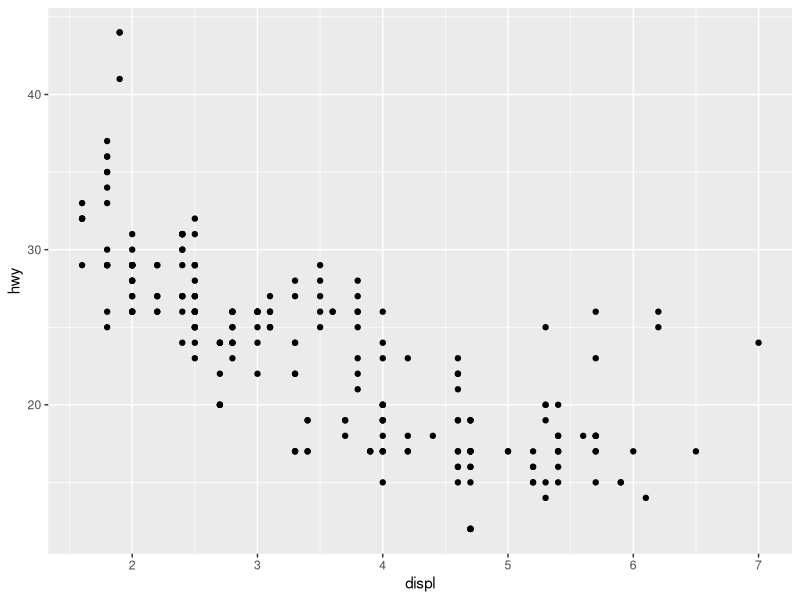
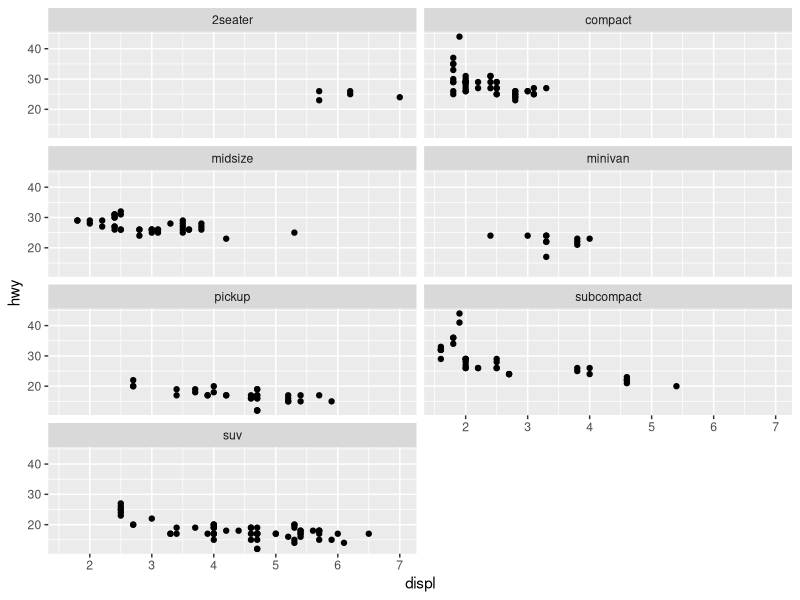
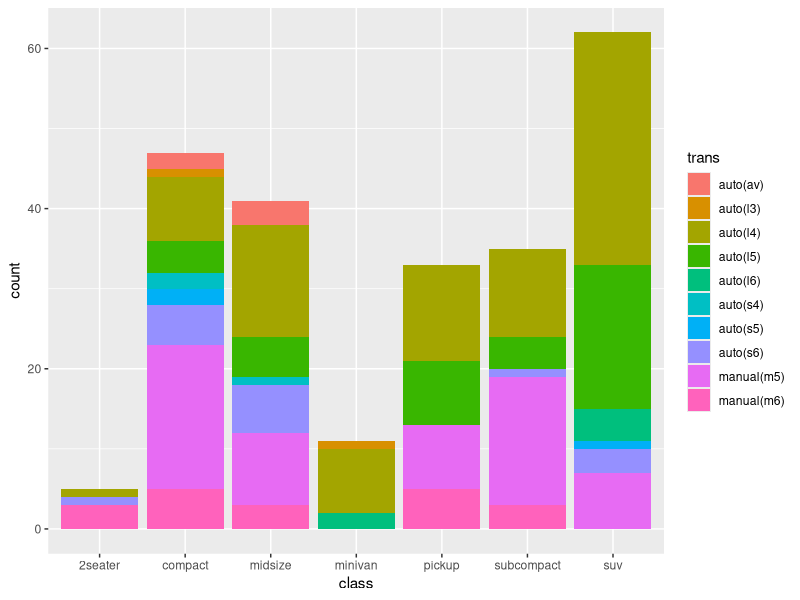
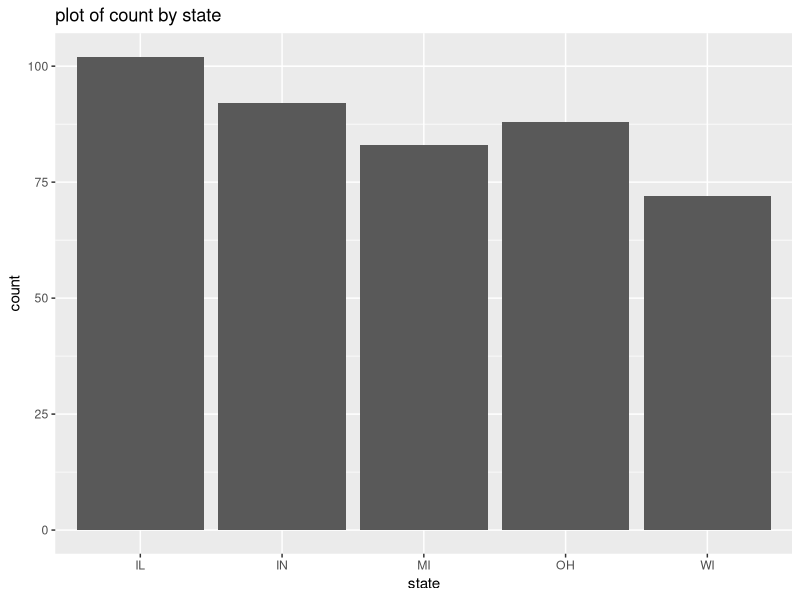

Generate these figures, in order, with R:
## ---- chunk 1
knitr::opts_chunk$set(echo = TRUE, error = TRUE, eval = TRUE)
## ---- chunk 2
if (!require('ggplot2')) install.packages('ggplot2'); library('ggplot2') 
## ---- chunk 3
scores <- c(82.0, 31.2, 98.2, 19.4, 72.6 )
## ---- chunk 4
min(scores)
## ---- chunk 5
generation <- 4^2
print(generation)
## ---- chunk 6
nine <- sqrt(81)
nine
## ---- chunk 7
Piano <- "mozart"
## ---- chunk 8

# 1) data
# 2) geom
# 3) mapping


## ---- chunk 9
View(presidential)
## ---- chunk 10
 matrix(data = 1:12, nrow = 4, ncol = 3)
## ---- chunk 11
mpg_plot <-  ggplot(data = mpg, aes (x = displ, y = hwy))
## ---- chunk 12
mpg_plot +
   geom_point()
## ---- chunk 13
mpg_plot +
  geom_point() +
  facet_wrap(~ class, nrow = 4)
## ---- chunk 14
dim(presidential)
## ---- chunk 15
unique(presidential$party)
## ---- chunk 16
ggplot(data = mpg, aes(x= class, fill = trans)) +
  geom_bar()

## ---- chunk 17
midwest_plot <- ggplot(data = midwest, aes (x = state))
## ---- chunk 18
midwest_plot +
  geom_bar() +
  ggtitle("plot of count by state") +
  xlab("state") +
  ylab("count")
## ---- chunk 19
colnames(diamonds)[7]
# Price
## ---- chunk 20
View(midwest)
#Used View() to see midwest data as a data table
# Answer is 28 columns and  437 rows
## ---- chunk 21
str(mpg)
summary(mpg)
